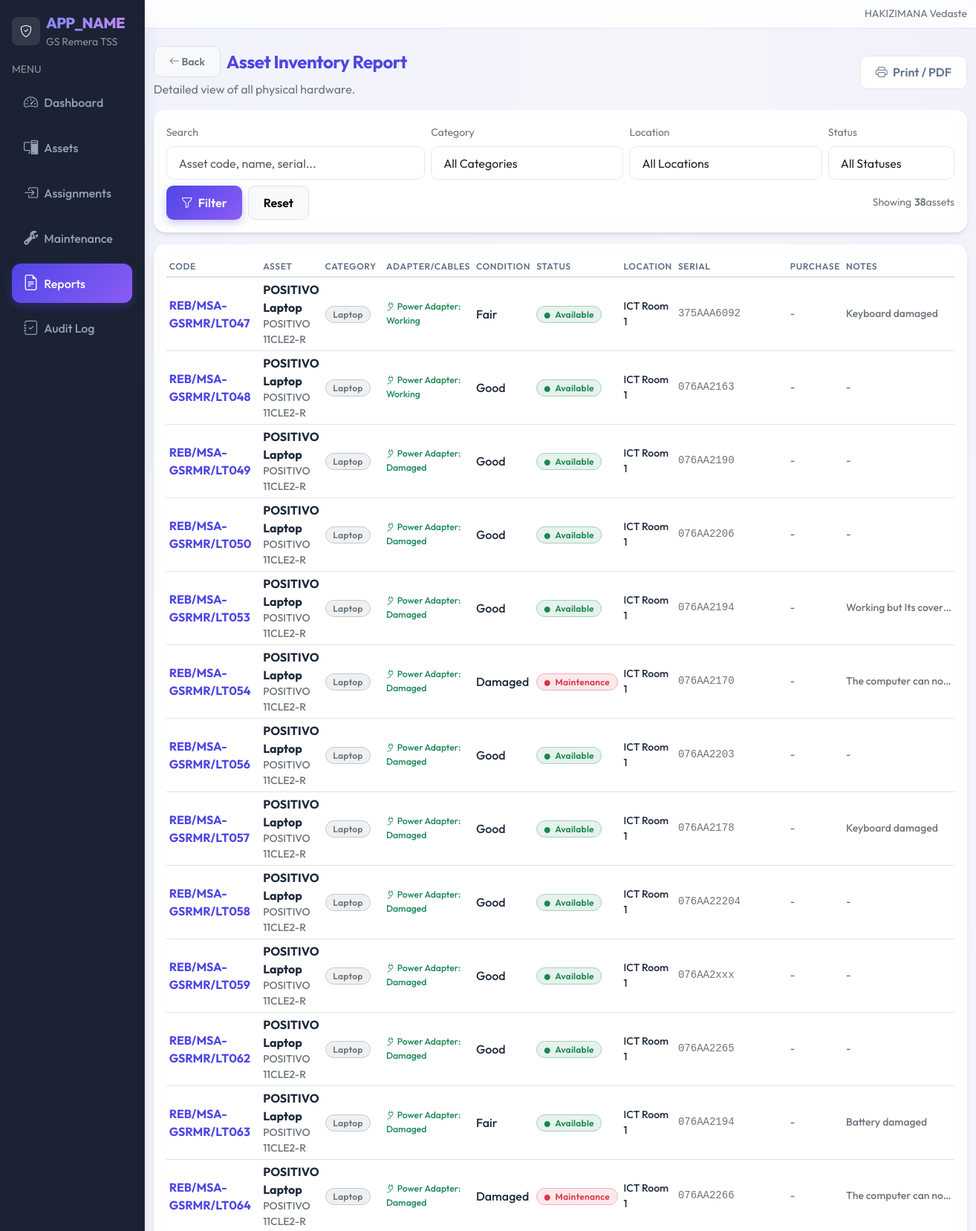
/reports/inventory.php (signed in, upper part), run on the app's committed database.
### tables this page shows
CREATE TABLE `assets` (
  `id` int(10) UNSIGNED NOT NULL,
  `school_id` int(10) UNSIGNED NOT NULL,
  `asset_code` varchar(40) NOT NULL,
  `asset_name` varchar(120) NOT NULL,
  `category_id` int(10) UNSIGNED NOT NULL,
  `brand` varchar(80) DEFAULT NULL,
  `model` varchar(80) DEFAULT NULL,
  `serial_number` varchar(80) DEFAULT NULL,
  `purchase_date` date DEFAULT NULL,
  `asset_condition` enum('New','Good','Fair','Damaged') NOT NULL DEFAULT 'Good',
  `power_adapter` enum('Yes','No') NOT NULL DEFAULT 'No',
  `power_adapter_status` enum('Working','Damaged','Missing','N/A') NOT NULL DEFAULT 'N/A',
  `display_cable` enum('Yes','No') NOT NULL DEFAULT 'No',
  `display_cable_type` enum('HDMI','VGA','DisplayPort','DVI','USB-C','Other','N/A') NOT NULL DEFAULT 'N/A',
  `display_cable_status` enum('Working','Damaged','Missing','N/A') NOT NULL DEFAULT 'N/A',
  `status` enum('Available','In Use','Maintenance','Lost','Faulty') NOT NULL DEFAULT 'Available',
  `location_id` int(10) UNSIGNED NOT NULL,
  `image_path` varchar(255) DEFAULT NULL,
  `notes` text,
  `created_at` datetime NOT NULL DEFAULT CURRENT_TIMESTAMP,
  `updated_at` datetime DEFAULT NULL ON UPDATE CURRENT_TIMESTAMP
);

CREATE TABLE `asset_categories` (
  `id` int(10) UNSIGNED NOT NULL,
  `school_id` int(10) UNSIGNED NOT NULL,
  `name` varchar(80) NOT NULL
);

CREATE TABLE `locations` (
  `id` int(10) UNSIGNED NOT NULL,
  `school_id` int(10) UNSIGNED NOT NULL,
  `name` varchar(80) NOT NULL
);

### includes/url.php (called while the page is built, shortened)
<?php
function base_url(): string
{
  $b = defined('BASE_URL') ? (string)BASE_URL : '';
  $b = rtrim($b, '/');
  return $b;
}
function url(string $path): string
{
  $full = base_url() . $path;
  return $full === '' ? '/' : $full;
}

### reports/inventory.php (the view, shortened to what this page needs)
<?php
require_once __DIR__ . '/../includes/layout.php';
require_once __DIR__ . '/../includes/url.php';
$pdo = db();
$q = trim($_GET['q'] ?? '');
$sid = (int)$_SESSION['user']['school_id'];
$assigned_lid = $_SESSION['user']['location_id'] ?? null;
$where = ["a.school_id = :sid"];
$params = [':sid' => $sid];
if ($assigned_lid && !is_super_admin() && !is_head_teacher()) {
    $where[] = "a.location_id = :assigned_lid";
    $params[':assigned_lid'] = $assigned_lid;
}
$sql = "
  SELECT
    a.asset_code, a.asset_name, a.brand, a.model, a.serial_number,
    a.purchase_date, a.asset_condition, a.power_adapter, a.power_adapter_status,
    a.display_cable, a.display_cable_type, a.display_cable_status,
    a.status, a.notes,
    c.name AS category_name,
    l.name AS location_name
  FROM assets a
  JOIN asset_categories c ON c.id = a.category_id
  JOIN locations l ON l.id = a.location_id
";
if ($where) $sql .= " WHERE " . implode(" AND ", $where);
$sql .= " ORDER BY c.name, a.asset_name, a.asset_code LIMIT 1000";
$stmt = $pdo->prepare($sql);
$stmt->execute($params);
$assets = $stmt->fetchAll();
?>
<div class="d-flex align-items-center justify-content-between flex-wrap gap-2 mb-3">
  <div>
    <div class="d-flex align-items-center gap-2 mb-1">
      <a href="<?php echo htmlspecialchars(url('/reports/index.php')); ?>" class="btn btn-sm btn-light border text-secondary"><i class="bi bi-arrow-left"></i> Back</a>
      <h1 class="h4 mb-0 text-primary fw-bold">Asset Inventory Report</h1>
    </div>
    <div class="text-secondary">Detailed view of all physical hardware.</div>
  </div>
  <div class="d-flex gap-2">
    <?php
      $qs = $_GET;
      $printUrl = url('/reports/print_inventory.php') . (empty($qs) ? '' : ('?' . http_build_query($qs)));
    ?>
    <a class="btn btn-outline-secondary" target="_blank" href="<?php echo htmlspecialchars($printUrl); ?>">
      <i class="bi bi-printer me-1"></i> Print / PDF
    </a>
  </div>
</div>
<div class="card table-card mb-3">
  <div class="card-body">
    <form class="row g-2 align-items-end" method="get">
      <div class="col-12 col-md-4">
        <label class="form-label small text-secondary">Search</label>
        <input class="form-control" name="q" placeholder="Asset code, name, serial..." value="<?php echo htmlspecialchars($q); ?>">
      </div>
      <div class="col-12 col-md-3">
        <label class="form-label small text-secondary">Category</label>
        <select class="form-select" name="category">
          <option value="0">All Categories</option>
        </select>
      </div>
      <div class="col-12 col-md-3">
        <label class="form-label small text-secondary">Location</label>
        <select class="form-select" name="location">
          <option value="0">All Locations</option>
        </select>
      </div>
      <div class="col-12 col-md-2">
        <label class="form-label small text-secondary">Status</label>
        <select class="form-select" name="status">
          <option value="">All Statuses</option>
        </select>
      </div>
      <div class="col-12 d-flex gap-2">
        <button class="btn btn-primary" type="submit">
          <i class="bi bi-funnel me-1"></i> Filter
        </button>
        <a class="btn btn-light border" href="<?php echo htmlspecialchars(url('/reports/inventory.php')); ?>">
          Reset
        </a>
        <div class="ms-auto small text-secondary d-flex align-items-center">
          Showing <span class="fw-semibold ms-1"><?php echo count($assets); ?></span> assets
        </div>
      </div>
    </form>
  </div>
</div>
<div class="card table-card">
  <div class="card-body">
    <div class="table-responsive">
      <table class="table table-sm align-middle table-hover">
        <thead>
          <tr class="text-secondary small">
            <th>Code</th>
            <th>Asset</th>
            <th>Category</th>
            <th>Adapter/Cables</th>
            <th>Condition</th>
            <th>Status</th>
            <th>Location</th>
            <th>Serial</th>
            <th>Purchase</th>
            <th>Notes</th>
          </tr>
        </thead>
        <tbody>
          <?php foreach ($assets as $a): ?>
            <tr>
              <td class="fw-bold text-primary"><?php echo htmlspecialchars($a['asset_code']); ?></td>
              <td>
                <div class="fw-bold"><?php echo htmlspecialchars($a['asset_name']); ?></div>
                <div class="small text-secondary"><?php echo htmlspecialchars(trim(($a['brand'] ?? '') . ' ' . ($a['model'] ?? ''))); ?></div>
              </td>
              <td><span class="badge bg-secondary bg-opacity-10 text-secondary border border-secondary-subtle"><?php echo htmlspecialchars($a['category_name']); ?></span></td>
              <td class="small">
                <?php if ($a['power_adapter'] === 'Yes'): ?>
                  <div class="text-success small"><i class="bi bi-plug"></i> Power Adapter: <?php echo htmlspecialchars($a['power_adapter_status']); ?></div>
                <?php endif; ?>
              </td>
              <td><?php echo htmlspecialchars($a['asset_condition']); ?></td>
              <td>
                <?php
                  $statusColor = 'secondary';
                  if ($a['status'] === 'Available') $statusColor = 'success';
                  elseif ($a['status'] === 'In Use') $statusColor = 'warning';
                  elseif ($a['status'] === 'Maintenance') $statusColor = 'danger';
                  elseif ($a['status'] === 'Faulty') $statusColor = 'dark';
                  elseif ($a['status'] === 'Lost') $statusColor = 'secondary';
                ?>
                <span class="badge bg-<?php echo $statusColor; ?> bg-opacity-10 text-<?php echo $statusColor; ?> border border-<?php echo $statusColor; ?>-subtle">
                  <i class="bi bi-circle-fill me-1" style="font-size: 0.5rem; vertical-align: middle;"></i>
                  <?php echo htmlspecialchars($a['status']); ?>
                </span>
              </td>
              <td class="small"><?php echo htmlspecialchars($a['location_name']); ?></td>
              <td class="small text-secondary font-monospace"><?php echo htmlspecialchars($a['serial_number'] ?: '-'); ?></td>
              <td class="small text-secondary"><?php echo htmlspecialchars($a['purchase_date'] ?: '-'); ?></td>
              <td class="small text-secondary text-truncate" style="max-width: 150px;" title="<?php echo htmlspecialchars($a['notes'] ?: ''); ?>">
                <?php echo htmlspecialchars($a['notes'] ?: '-'); ?>
              </td>
            </tr>
          <?php endforeach; ?>
        </tbody>
      </table>
    </div>
  </div>
</div>

### assets/css/app.css (style rules this page uses)
:root { --gs-primary: #4f46e5; --gs-primary-hover: #4338ca; --gs-secondary: #8b5cf6; --gs-sidebar-bg: #0f172a; --gs-sidebar-muted: #94a3b8; --gs-sidebar-active-bg: rgba(255, 255, 255, 0.1); --gs-sidebar-active-text: #ffffff; --gs-bg: #f8fafc; --gs-card-bg: #ffffff; --gs-text: #1e293b; --gs-text-muted: #64748b; --gs-border: #e2e8f0; --shadow-sm: 0 1px 2px 0 rgba(0, 0, 0, 0.05); --shadow-md: 0 4px 6px -1px rgba(0, 0, 0, 0.1), 0 2px 4px -1px rgba(0, 0, 0, 0.06); --shadow-lg: 0 10px 15px -3px rgba(0, 0, 0, 0.1), 0 4px 6px -2px rgba(0, 0, 0, 0.05); --shadow-xl: 0 20px 25px -5px rgba(0, 0, 0, 0.1), 0 10px 10px -5px rgba(0, 0, 0, 0.04); }
body { font-family: 'Outfit', sans-serif; background-color: var(--gs-bg); background-image: radial-gradient(at 0% 0%, rgba(79, 70, 229, 0.15) 0px, transparent 50%), radial-gradient(at 100% 0%, rgba(139, 92, 246, 0.15) 0px, transparent 50%), radial-gradient(at 100% 100%, rgba(56, 189, 248, 0.15) 0px, transparent 50%), radial-gradient(at 0% 100%, rgba(20, 184, 166, 0.15) 0px, transparent 50%); background-attachment: fixed; color: var(--gs-text); -webkit-font-smoothing: antialiased; }
.card { background: rgba(255, 255, 255, 0.9); backdrop-filter: blur(10px); border: 1px solid rgba(255, 255, 255, 0.8); border-radius: 1rem; box-shadow: var(--shadow-md); transition: transform 0.3s cubic-bezier(0.4, 0, 0.2, 1), box-shadow 0.3s cubic-bezier(0.4, 0, 0.2, 1); overflow: hidden; }
.table-card { border: 1px solid rgba(255, 255, 255, 0.6); }
.btn { font-weight: 600; border-radius: 0.6rem; padding: 0.6rem 1.25rem; transition: all 0.3s cubic-bezier(0.4, 0, 0.2, 1); }
.btn-primary { background: linear-gradient(135deg, var(--gs-primary), var(--gs-secondary)); border: none; box-shadow: 0 4px 12px rgba(79, 70, 229, 0.3); color: white; }
.btn-outline-secondary { color: var(--gs-text-muted); border-color: var(--gs-border); background: white; }
.text-primary { color: var(--gs-primary) !important; }
h1, h2, h3, h4, h5, h6, .h1, .h2, .h3, .h4, .h5, .h6 { font-weight: 700; letter-spacing: -0.02em; color: #0f172a; }
.badge { font-weight: 600; padding: 0.4em 0.8em; border-radius: 2rem; letter-spacing: 0.02em; }
.form-control, .form-select { border-radius: 0.6rem; border: 1px solid var(--gs-border); padding: 0.6rem 1rem; transition: all 0.2s ease; background: rgba(255, 255, 255, 0.9); }
.table { vertical-align: middle; }
.table th { font-weight: 600; text-transform: uppercase; font-size: 0.75rem; letter-spacing: 0.05em; color: var(--gs-text-muted); border-bottom-width: 2px; background-color: transparent !important; }
.table td { color: var(--gs-text); font-weight: 500; background-color: transparent !important; }

### data on the page
assets: asset_code "REB/MSA-GSRMR/LT047", asset_name "POSITIVO Laptop", brand+model "POSITIVO 11CLE2-R", category.name "Laptop", power_adapter_status "Working", asset_condition "Fair", status "Available", location.name "ICT Room 1", serial_number "375AAA6092", purchase_date "-", notes "Keyboard damaged"
assets: asset_code "REB/MSA-GSRMR/LT048", asset_name "POSITIVO Laptop", brand+model "POSITIVO 11CLE2-R", category.name "Laptop", power_adapter_status "Working", asset_condition "Good", status "Available", location.name "ICT Room 1", serial_number "076AA2163", purchase_date "-", notes "-"
assets: asset_code "REB/MSA-GSRMR/LT049", asset_name "POSITIVO Laptop", brand+model "POSITIVO 11CLE2-R", category.name "Laptop", power_adapter_status "Damaged", asset_condition "Good", status "Available", location.name "ICT Room 1", serial_number "076AA2190", purchase_date "-", notes "-"
assets: asset_code "REB/MSA-GSRMR/LT050", asset_name "POSITIVO Laptop", brand+model "POSITIVO 11CLE2-R", category.name "Laptop", power_adapter_status "Damaged", asset_condition "Good", status "Available", location.name "ICT Room 1", serial_number "076AA2206", purchase_date "-", notes "-"
assets: asset_code "REB/MSA-GSRMR/LT053", asset_name "POSITIVO Laptop", brand+model "POSITIVO 11CLE2-R", category.name "Laptop", power_adapter_status "Damaged", asset_condition "Good", status "Available", location.name "ICT Room 1", serial_number "076AA2194", purchase_date "-", notes "Working but Its cover…"
assets: asset_code "REB/MSA-GSRMR/LT054", asset_name "POSITIVO Laptop", brand+model "POSITIVO 11CLE2-R", category.name "Laptop", power_adapter_status "Damaged", asset_condition "Damaged", status "Maintenance", location.name "ICT Room 1", serial_number "076AA2170", purchase_date "-", notes "The computer can no…"
assets: asset_code "REB/MSA-GSRMR/LT056", asset_name "POSITIVO Laptop", brand+model "POSITIVO 11CLE2-R", category.name "Laptop", power_adapter_status "Damaged", asset_condition "Good", status "Available", location.name "ICT Room 1", serial_number "076AA2203", purchase_date "-", notes "-"
assets: asset_code "REB/MSA-GSRMR/LT057", asset_name "POSITIVO Laptop", brand+model "POSITIVO 11CLE2-R", category.name "Laptop", power_adapter_status "Damaged", asset_condition "Good", status "Available", location.name "ICT Room 1", serial_number "076AA2178", purchase_date "-", notes "Keyboard damaged"
assets: asset_code "REB/MSA-GSRMR/LT058", asset_name "POSITIVO Laptop", brand+model "POSITIVO 11CLE2-R", category.name "Laptop", power_adapter_status "Damaged", asset_condition "Good", status "Available", location.name "ICT Room 1", serial_number "076AA22204", purchase_date "-", notes "-"
assets: asset_code "REB/MSA-GSRMR/LT059", asset_name "POSITIVO Laptop", brand+model "POSITIVO 11CLE2-R", category.name "Laptop", power_adapter_status "Damaged", asset_condition "Good", status "Available", location.name "ICT Room 1", serial_number "076AA2xxx", purchase_date "-", notes "-"
assets: asset_code "REB/MSA-GSRMR/LT062", asset_name "POSITIVO Laptop", brand+model "POSITIVO 11CLE2-R", category.name "Laptop", power_adapter_status "Damaged", asset_condition "Good", status "Available", location.name "ICT Room 1", serial_number "076AA2265", purchase_date "-", notes "-"
assets: asset_code "REB/MSA-GSRMR/LT063", asset_name "POSITIVO Laptop", brand+model "POSITIVO 11CLE2-R", category.name "Laptop", power_adapter_status "Damaged", asset_condition "Fair", status "Available", location.name "ICT Room 1", serial_number "076AA2194", purchase_date "-", notes "Battery damaged"
assets: asset_code "REB/MSA-GSRMR/LT064", asset_name "POSITIVO Laptop", brand+model "POSITIVO 11CLE2-R", category.name "Laptop", power_adapter_status "Damaged", asset_condition "Damaged", status "Maintenance", location.name "ICT Room 1", serial_number "076AA2266", purchase_date "-", notes "The computer can no…"

### other printed values
$appTitle "APP_NAME"
$user['school_name'] "GS Remera TSS"
$item['label'] "Dashboard"
$item['label'] "Assets"
$item['label'] "Assignments"
$item['label'] "Maintenance"
$item['label'] "Reports"
$item['label'] "Audit Log"
$fullName ?: '' "HAKIZIMANA Vedaste"
count($assets) "38"
